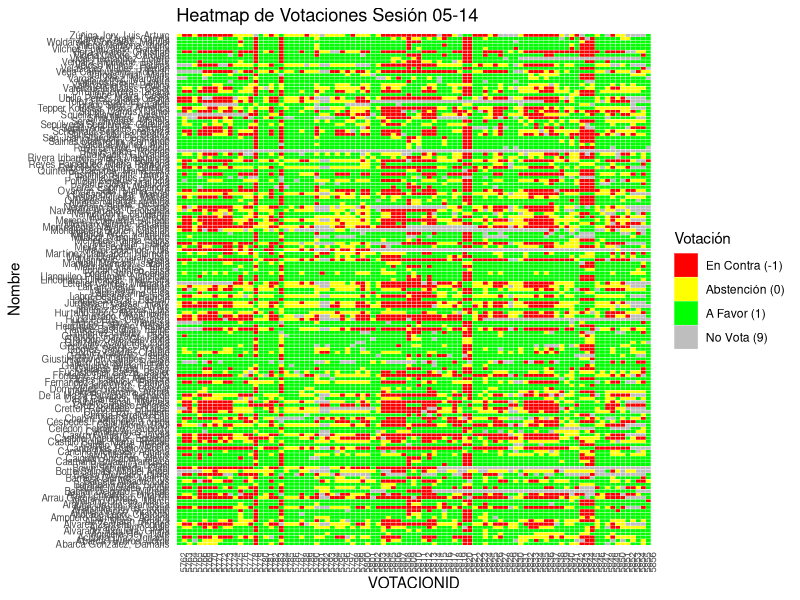
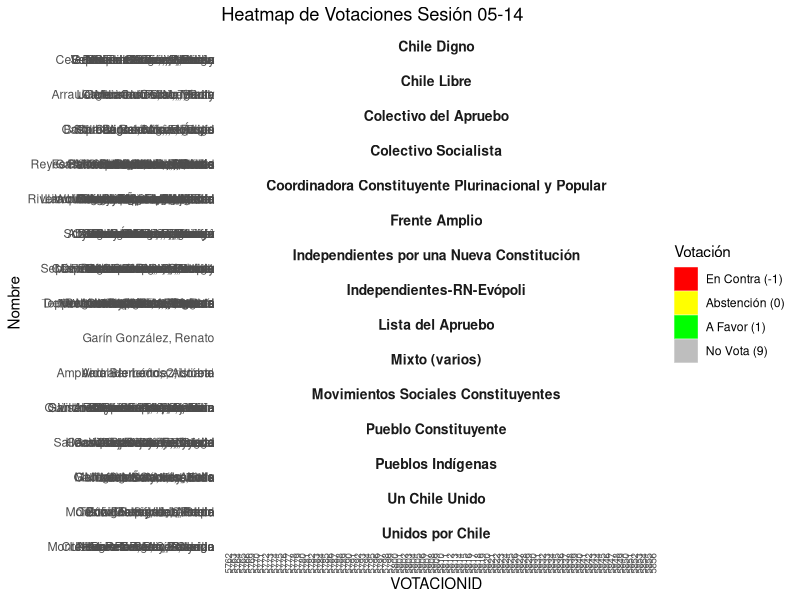

Reproduce these figures in R, in order.
# Load necessary libraries
library(readxl)
library(dplyr)

# Read the Excel file
#data <- read_excel('Comisión/25_sistema_politico.xls', col_names = FALSE)
data <- read_excel('Pleno/sesion_103.xls', col_names = FALSE)

# Identify rows where the first column contains "VOTACIONID"
start_indices <- which(data[[1]] == "VOTACIONID")

# Create a list to store blocks of data
blocks <- list()

# Loop through the start indices to separate the blocks
for (i in seq_along(start_indices)) {
  start_idx <- start_indices[i]
  end_idx <- ifelse(i < length(start_indices), start_indices[i + 1] - 1, nrow(data))
  
  # Extract the block and store it in the list
  block <- data[start_idx:end_idx, ]
  blocks[[i]] <- block
}

# Check the number of blocks created
length(blocks)

# Optional:
str(blocks)
str(blocks[[1]])


#------------------------------------------------------------------------------

# Load necessary libraries
library(dplyr)
library(ggplot2)

# Initialize an empty list to store processed data
votaciones_data <- list()

# Iterate over each block in the 'blocks' object
for (i in seq_along(blocks)) {
  block <- blocks[[i]]
  
  # Extract VOTACIONID and FECHA from the block
  votacion_id <- block[2, 1][[1]]  # VOTACIONID is in row 2, column 1
  fecha_raw <- block[2, 3][[1]]    # FECHA is in row 2, column 4
  
  # Extract only the date portion from FECHA
  fecha <- format(as.Date(substr(fecha_raw, 1, 10), format = "%d-%m-%Y"), "%m-%d")
  
  # Extract voting data starting from row 4 onwards
  voting_data <- block[-c(1:3), ]  # Remove metadata and header rows
  
  # Assign proper column names based on the structure
  colnames(voting_data) <- c("NA1","NOMBRE", "VOTACION", "NA2", "NA3", "NA4", "NA5", "NA6", "NA7")
  
  # Select relevant columns: NOMBRE and VOTACION
  temp_data <- voting_data %>%
    select(NOMBRE, VOTACION) %>%
    mutate(
      VOTACIONID = votacion_id,
      FECHA = fecha,
      VOTACION = case_when(
        VOTACION == "AFIRMATIVO" ~ 1,
        VOTACION == "ABSTENCION" ~ 0,
        VOTACION == "EN CONTRA" ~ -1,
        VOTACION == "NO VOTA" ~ 9,
        TRUE ~ NA_real_  # Handle unexpected values
      )
    )
  
  # Append to the list
  votaciones_data[[i]] <- temp_data
}

# Combine all blocks into a single data frame
votaciones_df <- do.call(rbind, votaciones_data)

#------------------------------------------------------------------------------
# Plot
#------------------------------------------------------------------------------

# Create a heatmap plot
ggplot(votaciones_df, aes(x = factor(VOTACIONID), y = NOMBRE, fill = factor(VOTACION))) +
  geom_tile(color = "white") +
  scale_fill_manual(
    values = c("-1" = "red", "0" = "yellow", "1" = "green", "9" = "gray"),
    name = "Votación",
    labels = c("En Contra (-1)", "Abstención (0)", "A Favor (1)", "No Vota (9)")
  ) +
  labs(
    title = paste("Heatmap de Votaciones Sesión", votaciones_df['FECHA'][[1]][1]),
    x = "VOTACIONID",
    y = "Nombre"
  ) +
  theme_minimal() +
  theme(
    axis.text.x = element_text(angle = 90, hjust = 1, size = 7),
    axis.text.y = element_text(size = 7)
  ) 

#------------------------------------------------------------------------------
# Coalitions
#------------------------------------------------------------------------------

votaciones_df['NOMBRE'][[1]][1:20]

# Transform NOMBRE in votaciones_df to extract first surname and first name 
transform_votaciones_names <- function(name) {
  parts <- unlist(strsplit(name, ", "))
  if (length(parts) == 2) {
    surnames <- unlist(strsplit(parts[1], " ")) # Split surnames
    first_surname <- surnames[1]               # Take only the first surname
    first_name <- unlist(strsplit(parts[2], " "))[1] # Take only the first name
    return(paste(first_surname, ",", first_name))
  }
  return(NA)
}

# Apply transformation to NOMBRE column in votaciones_df
#votaciones_df$NOMBRE <- sapply(votaciones_df$NOMBRE, transform_votaciones_names)
nombres_transformed <- sapply(votaciones_df$NOMBRE, transform_votaciones_names)
nombres_transformed[1:20]

# Frente Amplio
selected_names_FA <- c(
  "Abarca González, Damaris", "Achurra Díaz, Ignacio", "Alvez Marín, Amaya", "Atria Lemaitre, Fernando", 
  "Baradit Morales, Jorge", "Bassa Mercado, Jaime", "Delgado Vergara, Aurora", "Gómez Sánchez, Yarela", 
  "Mella Escobar, Jeniffer", "Oyarzún Solis, María José", "Roa Cadin, Giovanna", "Sánchez Muñoz, Beatriz", 
  "Schonhaut Soto, Constanza", "Serey Jiménez, Mariela", "Stingo Camus, Daniel", "Urrutia Herrera, Tatiana", 
  "Viera Álvarez, Christian"
)

# Chile Digno
selected_names_CHD <- c(
  "Barraza Gómez, Marcos", "Celedón Fernández, Roberto", "Gallardo Prado, Bessy", "Grandón González, Paola",
  "Gutiérrez Gálvez, Hugo", "Miranda Arce, Valentina", "Núñez Gangas, Nicolás", "Portilla Barrios, Ericka",
  "Sepúlveda Hales, Bárbara", "Velásquez Núñez, Hernán", "Videla Osorio, Carolina"
)

# Coordinadora Constituyente Plurinacional y Popular
selected_names_CCPP <- c(
  "Antilef Ñanco, Victorino", "Arellano Ortega, Marco", "Bacian Delgado, Wilfredo", "Caiguan Ancapan, Alexis",
  "Chinga Ferreira, Eric", "Godoy Monardez, Isabel", "Grandón Caro, Giovanna", "Labraña Pino, Elsa",
  "Linconao Huircapán, Francisca", "Llanquileo Pilquimán, Natividad", "Madriaga Flores, Tania",
  "Olivares Miranda, Ivanna", "Pérez Espina, Alejandra", "Rivera Iribarren, María Magdalena", "Vargas López, Margarita",
  "Vergara Riquelme, Lisette", "Woldarsky González, Manuel"
)

# Colectivo Socialista
selected_names_CS <- c(
  "Alvarez Pinto, Julio", "Calvo Muñoz, Carlos", "Cancino Meneses, Adriana", "Castillo Boilet, María Trinidad",
  "Cruz Carrasco, Andrés", "Fernández Chadwick, Patricio", "Gómez Castro, Claudio", "Hurtado Roco, Maximiliano",
  "Laibe Saez, Tomás", "Montero Allende, Ricardo", "Muñoz Leiva, Pedro", "Orellana Cuellar, Matías",
  "Pinto Solari, Malucha", "Reyes Painequeo, María Ramona", "Valenzuela Maass, César", "Vargas Vidal, Mario"
)

# Independientes por una Nueva Constitución
selected_names_INC <- c(
  "Abarca Riveros, Jorge", "Baranda Ferrán, Benito", "Céspedes Fernández, Lorena", "Daza Carrasco, Mauricio",
  "Domínguez Donoso, Gaspar", "Fuchslocher Baeza, Javier", "Martin Bravo, Juan José", "Martínez Llancapan, Helmuth",
  "Namor Kong, Guillermo", "Politzer Kerekes, Patricia", "Pustilnick Arditi, Tammy", 
  "Sepúlveda Sepúlveda, Carolina", "Valenzuela Rio, Paulina"
)

# Movimientos Sociales Constituyentes
selected_names_MSC <- c(
  "Alvarado Jorquera, Gloria", "Carrillo Vidal, Alondra", "Dorador Ortiz, Cristina", "Flores Carlos, Alejandra",
  "Giustinianovich Campos, Elisa", "Hoppe Espoz, Vanessa", "Labbé Salazar, Bastián", "Meneses Palma, Janis",
  "Quinteros Cáceres, María Elisa", "Royo Letelier, Manuela", "Saldaña Muñoz, Alvin", "San Juan Standen, Constanza",
  "Vilches Fuenzalida, Carolina"
)

# Independientes-RN-Evópoli
selected_names_IND_RN_EV <- c(
  "Cozzi Elzo, Ruggero", 
  "De la Maza Bañados, Bernardo", 
  "Fontaine Talavera, Bernardo",
  "Labra Besserer, Patricia", 
  "Larraín Matte, Hernán", 
  "Mayol Bouchon, Luis",
  "Monckeberg Bruner, Cristian",
  "Ossandón Lira, Manuel",
  "Navarrete Arratia, Geoconda",
  "Rebolledo Aguirre, Bárbara",
  "Silva Mora, Luciano", 
  "Tepper Kolossa, María Angélica", 
  "Vega Campusano, Roberto", 
  "Veloso Muñoz, Paulina",
  "Celis Montt, Raúl",
  "Jofré Cáceres, Alvaro"
)

# Pueblo Constituyente
selected_names_PC <- c(
  "Arauna Urrutia, Francisca", "Bravo Silva, Daniel", "Caamaño Rojas, Francisco", 
  "González Araya, Dayyana", "Henríquez Carreño, Natalia", 
  "Salinas Manfredini, Fernando", "Uribe Araya, César", 
  "Vallejos Dávila, Loreto", "Villena Narbona, Ingrid", 
  "Zárate Zárate, Camila", "Rojas Vade, Rodrigo"
)

# Pueblos indígenas
selected_names_PI <- c(
  "Aguilera Hey, Tiare", "Catrileo Arias, Rosa", 
  "Galleguillos Aymani, Félix", 
  "González Calderón, Lidia", 
  "Jiménez Cáceres, Luis",
  "Loncon Antileo, Elisa",
  "Mamani Mamani, Isabella",
  "Millabur Ñancuil, Adolfo",
  "Tirado Soto, Fernando"
)

# Unidos por Chile
selected_names_UPC <- c(
  "Alvarez Zenteno, Rodrigo",
  "Arancibia Reyes, Jorge",
  "Cretton Rebolledo, Eduardo",
  "Hube Portus, Constanza",
  "Montealegre Navarro, Katerine",
  "Neumann Bertin, Ricardo",
  "Rivera Bigas, Pollyana",
  "Ubilla Pérez, María Cecilia"
)

# Colectivo del Apruebo
selected_names_CA <- c(
  "Barceló Amado, Luis",
  "Botto Salinas, Miguel Ángel",
  "Castillo Vigouroux, Eduardo",
  "Chahín Valenzuela, Fuad",
  "Harboe Bascuñán, Felipe",
  "Logan Soto, Rodrigo",
  "Squella Narducci, Agustín"
)

# Un Chile Unido
selected_names_UCU <- c(
  "Bown Sepúlveda, Carol",
  "Castro Gutiérrez, Claudia",
  "Cubillos Sigall, Marcela",
  "Mena Villar, Felipe",
  "Moreno Echeverría, Alfredo",
  "Toloza Fernández, Pablo",
  "Zúñiga Jory, Luis Arturo"
)

# Chile Libre
selected_names_CL <- c(
  "Arrau García-Huidobro, Martín",
  "Cantuarias Rubio, Rocío",
  "Hurtado Olave, Ruth",
  "Jurgensen Caesar, Harry",
  "Letelier Cortés, Margarita",
  "Marinovic Vial, Teresa"
)

# Somos Región [DEBUTA EL 17-03-2022, HASTA ENTONCES ELLOS ERAN DE RN-EVO:
#"Silva Mora, Luciano", 
#"Tepper Kolossa, María Angélica", 
#"Vega Campusano, Roberto", 
#"Veloso Muñoz, Paulina",
#"Celis Montt, Raúl",
#"Jofré Cáceres, Álvaro"
# selected_names_SR <- c(
#   "Celis Montt, Raúl", 
#   "Jofré Cáceres, Alvaro", 
#   "Silva Mora, Luciano", 
#   "Tepper Kolossa, María Angélica", 
#   "Vega Campusano, Roberto", 
#   "Veloso Muñoz, Paulina"
# )

# Mixto (varios)
selected_names_MIX <- c(
  "Ampuero Barrientos, Adriana", "Andrade León, Cristóbal", "Vidal Hernández, Loreto"
)

# Lista del Apruebo
selected_names_LA <- c(
  "Garín González, Renato"
)

total_names <- length(selected_names_FA) + 
  length(selected_names_CHD) + 
  length(selected_names_CCPP) + 
  length(selected_names_CS) + 
  length(selected_names_INC) + 
  length(selected_names_MSC) + 
  length(selected_names_IND_RN_EV) + 
  length(selected_names_PC) + 
  length(selected_names_PI) + 
  length(selected_names_UPC) + 
  length(selected_names_CA) + 
  length(selected_names_UCU) + 
  length(selected_names_CL) + 
  #length(selected_names_SR) + 
  length(selected_names_MIX) + 
  length(selected_names_LA)


# Aplicar transformación a todos los conjuntos de nombres
# selected_names_FA <- sapply(selected_names_FA, transform_votaciones_names)
# selected_names_CHD <- sapply(selected_names_CHD, transform_votaciones_names)
# selected_names_CCPP <- sapply(selected_names_CCPP, transform_votaciones_names)
# selected_names_CS <- sapply(selected_names_CS, transform_votaciones_names)
# selected_names_INC <- sapply(selected_names_INC, transform_votaciones_names)
# selected_names_MSC <- sapply(selected_names_MSC, transform_votaciones_names)
# selected_names_IND_RN_EV <- sapply(selected_names_IND_RN_EV, transform_votaciones_names)
# selected_names_PC <- sapply(selected_names_PC, transform_votaciones_names)
# selected_names_PI <- sapply(selected_names_PI, transform_votaciones_names)
# selected_names_UPC <- sapply(selected_names_UPC, transform_votaciones_names)
# selected_names_CA <- sapply(selected_names_CA, transform_votaciones_names)
# selected_names_UCU <- sapply(selected_names_UCU, transform_votaciones_names)
# selected_names_CL <- sapply(selected_names_CL, transform_votaciones_names)
# selected_names_SR <- sapply(selected_names_SR, transform_votaciones_names)
# selected_names_MIX <- sapply(selected_names_MIX, transform_votaciones_names)
# selected_names_LA <- sapply(selected_names_LA, transform_votaciones_names)

# # Load necessary libraries
# library(stringi)
# 
# # Function to remove accents from a string
# remove_accents <- function(text) {
#   stri_trans_general(text, "Latin-ASCII")
# }
# 
# # Apply the function to remove accents from NOMBRE in votaciones_df
# votaciones_df$NOMBRE <- sapply(votaciones_df$NOMBRE, remove_accents)
# 
# # Apply the function to remove accents from all coalition lists
# selected_names_FA <- sapply(selected_names_FA, remove_accents)
# selected_names_CHD <- sapply(selected_names_CHD, remove_accents)
# selected_names_CCPP <- sapply(selected_names_CCPP, remove_accents)
# selected_names_CS <- sapply(selected_names_CS, remove_accents)
# selected_names_INC <- sapply(selected_names_INC, remove_accents)
# selected_names_MSC <- sapply(selected_names_MSC, remove_accents)
# selected_names_IND_RN_EV <- sapply(selected_names_IND_RN_EV, remove_accents)
# selected_names_PC <- sapply(selected_names_PC, remove_accents)
# selected_names_PI <- sapply(selected_names_PI, remove_accents)
# selected_names_UPC <- sapply(selected_names_UPC, remove_accents)
# selected_names_CA <- sapply(selected_names_CA, remove_accents)
# selected_names_UCU <- sapply(selected_names_UCU, remove_accents)
# selected_names_CL <- sapply(selected_names_CL, remove_accents)
# selected_names_SR <- sapply(selected_names_SR, remove_accents)
# selected_names_MIX <- sapply(selected_names_MIX, remove_accents)
# selected_names_LA <- sapply(selected_names_LA, remove_accents)

# Function to assign coalition
assign_coalition <- function(name) {
  if (name %in% selected_names_FA) { 
    return("FA") # Frente Amplio
  } else if (name %in% selected_names_CHD) { 
    return("CHD") # Chile Digno
  } else if (name %in% selected_names_CCPP) { 
    return("CCPP") # Coordinadora Constituyente Plurinacional y Popular
  } else if (name %in% selected_names_CS) { 
    return("CS") # Colectivo Socialista
  } else if (name %in% selected_names_INC) { 
    return("INC") # Independientes por una Nueva Constitución
  } else if (name %in% selected_names_MSC) { 
    return("MSC") # Movimientos Sociales Constituyentes
  } else if (name %in% selected_names_IND_RN_EV) { 
    return("IND-RN-EV") # Independientes-RN-Evópoli
  } else if (name %in% selected_names_PC) { 
    return("PC") # Pueblo Constituyente
  } else if (name %in% selected_names_PI) { 
    return("PI") # Pueblos Indígenas
  } else if (name %in% selected_names_UPC) { 
    return("UPC") # Unidos por Chile
  } else if (name %in% selected_names_CA) { 
    return("CA") # Colectivo del Apruebo
  } else if (name %in% selected_names_UCU) { 
    return("UCU") # Un Chile Unido
  } else if (name %in% selected_names_CL) { 
    return("CL") # Chile Libre
  } else if (name %in% selected_names_MIX) { 
    return("MIX") # Mixto (varios)
  } else if (name %in% selected_names_LA) { 
    return("LA") # Lista del Apruebo
  } else {
    return("Other") # Otro / No clasificado
  }
}
#else if (name %in% selected_names_SR) { 
#return("SR") # Somos Región} 

# Adding new column to COALICION
votaciones_df <- votaciones_df %>%
  mutate(COALICION = sapply(NOMBRE, assign_coalition))

nombres_a_modificar_en_selected_names <- votaciones_df$NOMBRE[votaciones_df$COALICION=='Other'][1:5]
nombres_a_modificar_en_selected_names
nombres_en_base_datos <- votaciones_df$NOMBRE[1:155]
nombres_en_base_datos

# TODO OK !!

# -----------------------------------------------------------------------------

# Paso 1: Crear un diccionario de nombres completos
diccionario_coaliciones <- c(
  "FA" = "Frente Amplio",
  "CHD" = "Chile Digno",
  "CCPP" = "Coordinadora Constituyente Plurinacional y Popular",
  "CS" = "Colectivo Socialista",
  "INC" = "Independientes por una Nueva Constitución",
  "MSC" = "Movimientos Sociales Constituyentes",
  "IND-RN-EV" = "Independientes-RN-Evópoli",
  "PC" = "Pueblo Constituyente",
  "PI" = "Pueblos Indígenas",
  "UPC" = "Unidos por Chile",
  "CA" = "Colectivo del Apruebo",
  "UCU" = "Un Chile Unido",
  "CL" = "Chile Libre",
  "SR" = "Somos Región",
  "MIX" = "Mixto (varios)",
  "LA" = "Lista del Apruebo",
  "Other" = "Otro / No clasificado"
)

# Paso 2: Crear la nueva columna con nombres completos
votaciones_df <- votaciones_df %>%
  mutate(COALICION_COMPLETA = diccionario_coaliciones[COALICION])

# Paso 3: Generar el plot con los nombres completos
ggplot(votaciones_df, aes(x = factor(VOTACIONID), y = NOMBRE, fill = factor(VOTACION))) +
  geom_tile(color = "white") +
  scale_fill_manual(
    values = c("-1" = "red", "0" = "yellow", "1" = "green", "9" = "gray"),
    name = "Votación",
    labels = c("En Contra (-1)", "Abstención (0)", "A Favor (1)", "No Vota (9)")
  ) +
  facet_wrap(~COALICION_COMPLETA, scales = "free_y", ncol = 1) +  # Ahora usa nombres completos
  labs(
    title = paste("Heatmap de Votaciones Sesión", votaciones_df$FECHA[1]),
    x = "VOTACIONID",
    y = "Nombre"
  ) +
  theme_minimal() +
  theme(
    axis.text.x = element_text(angle = 90, hjust = 1, size = 7),
    strip.text = element_text(face = "bold", size = 10)  # Se verá mejor el nombre de cada coalición
  )
